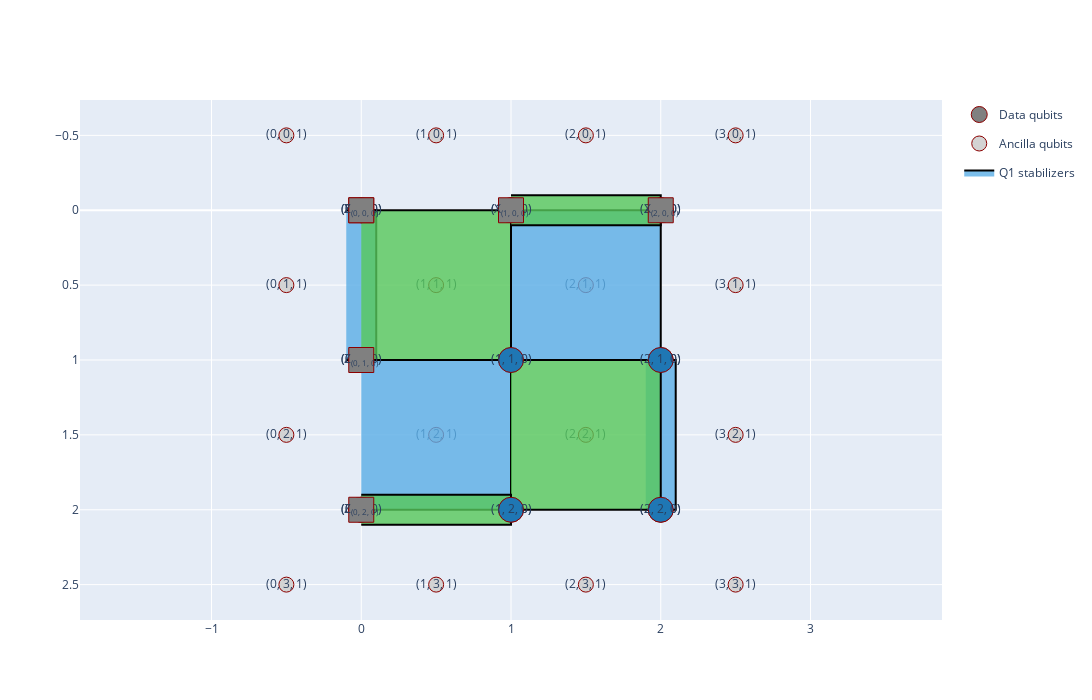

The code cell stored with this chart in its notebook:
### Code cell
d = 3
starting_state = "-"

Q1 = RotSurfCode(
    id="Q1",
    dx=d,
    dz=d,
)
circ = SquareLattice(name="", rows=d, cols=d)
circ.add_logical_qubit(Q1)

qecplot = QECPlot(circ)
qecplot.plot_logical_qubit("Q1")
qecplot.show()

circ.init("Q1", starting_state)

QEC_rounds_uuids = []

round_uuid = circ.add_par_def_syndrome_extraction_circuit_all_log_qbs()
QEC_rounds_uuids.append(round_uuid[0])

if starting_state in [0, 1, "0", "1"]:
    final_RO_id = circ.m_log_z("Q1")
elif starting_state in ["+", "-"]:
    final_RO_id = circ.m_log_x("Q1")
final_RO_id

### Figure 1 — Plotly figure (JSON) as saved in the notebook; plotly's stock layout.template omitted (floating-point values rounded to 4 significant figures)
{"data": [{"hoverinfo": "text", "legendgroup": "qpu_dqbs", "marker": {"color": "gray", "line": {"color": "darkred", "width": 1}, "size": 25, "symbol": "circle"}, "mode": "markers+text", "name": "Data qubits", "showlegend": true, "text": "(0, 0, 0)", "textposition": "middle center", "type": "scatter", "x": [0], "y": [0]}, {"hoverinfo": "text", "legendgroup": "qpu_dqbs", "marker": {"color": "gray", "line": {"color": "darkred", "width": 1}, "size": 25, "symbol": "circle"}, "mode": "markers+text", "name": "Data qubits", "showlegend": false, "text": "(1, 0, 0)", "textposition": "middle center", "type": "scatter", "x": [1], "y": [0]}, {"hoverinfo": "text", "legendgroup": "qpu_dqbs", "marker": {"color": "gray", "line": {"color": "darkred", "width": 1}, "size": 25, "symbol": "circle"}, "mode": "markers+text", "name": "Data qubits", "showlegend": false, "text": "(2, 0, 0)", "textposition": "middle center", "type": "scatter", "x": [2], "y": [0]}, {"hoverinfo": "text", "legendgroup": "qpu_dqbs", "marker": {"color": "gray", "line": {"color": "darkred", "width": 1}, "size": 25, "symbol": "circle"}, "mode": "markers+text", "name": "Data qubits", "showlegend": false, "text": "(0, 1, 0)", "textposition": "middle center", "type": "scatter", "x": [0], "y": [1]}, {"hoverinfo": "text", "legendgroup": "qpu_dqbs", "marker": {"color": "gray", "line": {"color": "darkred", "width": 1}, "size": 25, "symbol": "circle"}, "mode": "markers+text", "name": "Data qubits", "showlegend": false, "text": "(1, 1, 0)", "textposition": "middle center", "type": "scatter", "x": [1], "y": [1]}, {"hoverinfo": "text", "legendgroup": "qpu_dqbs", "marker": {"color": "gray", "line": {"color": "darkred", "width": 1}, "size": 25, "symbol": "circle"}, "mode": "markers+text", "name": "Data qubits", "showlegend": false, "text": "(2, 1, 0)", "textposition": "middle center", "type": "scatter", "x": [2], "y": [1]}, {"hoverinfo": "text", "legendgroup": "qpu_dqbs", "marker": {"color": "gray", "line": {"color": "darkred", "width": 1}, "size": 25, "symbol": "circle"}, "mode": "markers+text", "name": "Data qubits", "showlegend": false, "text": "(0, 2, 0)", "textposition": "middle center", "type": "scatter", "x": [0], "y": [2]}, {"hoverinfo": "text", "legendgroup": "qpu_dqbs", "marker": {"color": "gray", "line": {"color": "darkred", "width": 1}, "size": 25, "symbol": "circle"}, "mode": "markers+text", "name": "Data qubits", "showlegend": false, "text": "(1, 2, 0)", "textposition": "middle center", "type": "scatter", "x": [1], "y": [2]}, {"hoverinfo": "text", "legendgroup": "qpu_dqbs", "marker": {"color": "gray", "line": {"color": "darkred", "width": 1}, "size": 25, "symbol": "circle"}, "mode": "markers+text", "name": "Data qubits", "showlegend": false, "text": "(2, 2, 0)", "textposition": "middle center", "type": "scatter", "x": [2], "y": [2]}, {"hoverinfo": "text", "legendgroup": "qpu_aqbs", "marker": {"color": "lightgray", "line": {"color": "darkred", "width": 1}, "size": 15, "symbol": "circle"}, "mode": "markers+text", "name": "Ancilla qubits", "showlegend": true, "text": "(0, 0, 1)", "textposition": "middle center", "type": "scatter", "x": [-0.5], "y": [-0.5]}, {"hoverinfo": "text", "legendgroup": "qpu_aqbs", "marker": {"color": "lightgray", "line": {"color": "darkred", "width": 1}, "size": 15, "symbol": "circle"}, "mode": "markers+text", "name": "Ancilla qubits", "showlegend": false, "text": "(1, 0, 1)", "textposition": "middle center", "type": "scatter", "x": [0.5], "y": [-0.5]}, {"hoverinfo": "text", "legendgroup": "qpu_aqbs", "marker": {"color": "lightgray", "line": {"color": "darkred", "width": 1}, "size": 15, "symbol": "circle"}, "mode": "markers+text", "name": "Ancilla qubits", "showlegend": false, "text": "(2, 0, 1)", "textposition": "middle center", "type": "scatter", "x": [1.5], "y": [-0.5]}, {"hoverinfo": "text", "legendgroup": "qpu_aqbs", "marker": {"color": "lightgray", "line": {"color": "darkred", "width": 1}, "size": 15, "symbol": "circle"}, "mode": "markers+text", "name": "Ancilla qubits", "showlegend": false, "text": "(3, 0, 1)", "textposition": "middle center", "type": "scatter", "x": [2.5], "y": [-0.5]}, {"hoverinfo": "text", "legendgroup": "qpu_aqbs", "marker": {"color": "lightgray", "line": {"color": "darkred", "width": 1}, "size": 15, "symbol": "circle"}, "mode": "markers+text", "name": "Ancilla qubits", "showlegend": false, "text": "(0, 1, 1)", "textposition": "middle center", "type": "scatter", "x": [-0.5], "y": [0.5]}, {"hoverinfo": "text", "legendgroup": "qpu_aqbs", "marker": {"color": "lightgray", "line": {"color": "darkred", "width": 1}, "size": 15, "symbol": "circle"}, "mode": "markers+text", "name": "Ancilla qubits", "showlegend": false, "text": "(1, 1, 1)", "textposition": "middle center", "type": "scatter", "x": [0.5], "y": [0.5]}, {"hoverinfo": "text", "legendgroup": "qpu_aqbs", "marker": {"color": "lightgray", "line": {"color": "darkred", "width": 1}, "size": 15, "symbol": "circle"}, "mode": "markers+text", "name": "Ancilla qubits", "showlegend": false, "text": "(2, 1, 1)", "textposition": "middle center", "type": "scatter", "x": [1.5], "y": [0.5]}, {"hoverinfo": "text", "legendgroup": "qpu_aqbs", "marker": {"color": "lightgray", "line": {"color": "darkred", "width": 1}, "size": 15, "symbol": "circle"}, "mode": "markers+text", "name": "Ancilla qubits", "showlegend": false, "text": "(3, 1, 1)", "textposition": "middle center", "type": "scatter", "x": [2.5], "y": [0.5]}, {"hoverinfo": "text", "legendgroup": "qpu_aqbs", "marker": {"color": "lightgray", "line": {"color": "darkred", "width": 1}, "size": 15, "symbol": "circle"}, "mode": "markers+text", "name": "Ancilla qubits", "showlegend": false, "text": "(0, 2, 1)", "textposition": "middle center", "type": "scatter", "x": [-0.5], "y": [1.5]}, {"hoverinfo": "text", "legendgroup": "qpu_aqbs", "marker": {"color": "lightgray", "line": {"color": "darkred", "width": 1}, "size": 15, "symbol": "circle"}, "mode": "markers+text", "name": "Ancilla qubits", "showlegend": false, "text": "(1, 2, 1)", "textposition": "middle center", "type": "scatter", "x": [0.5], "y": [1.5]}, {"hoverinfo": "text", "legendgroup": "qpu_aqbs", "marker": {"color": "lightgray", "line": {"color": "darkred", "width": 1}, "size": 15, "symbol": "circle"}, "mode": "markers+text", "name": "Ancilla qubits", "showlegend": false, "text": "(2, 2, 1)", "textposition": "middle center", "type": "scatter", "x": [1.5], "y": [1.5]}, {"hoverinfo": "text", "legendgroup": "qpu_aqbs", "marker": {"color": "lightgray", "line": {"color": "darkred", "width": 1}, "size": 15, "symbol": "circle"}, "mode": "markers+text", "name": "Ancilla qubits", "showlegend": false, "text": "(3, 2, 1)", "textposition": "middle center", "type": "scatter", "x": [2.5], "y": [1.5]}, {"hoverinfo": "text", "legendgroup": "qpu_aqbs", "marker": {"color": "lightgray", "line": {"color": "darkred", "width": 1}, "size": 15, "symbol": "circle"}, "mode": "markers+text", "name": "Ancilla qubits", "showlegend": false, "text": "(0, 3, 1)", "textposition": "middle center", "type": "scatter", "x": [-0.5], "y": [2.5]}, {"hoverinfo": "text", "legendgroup": "qpu_aqbs", "marker": {"color": "lightgray", "line": {"color": "darkred", "width": 1}, "size": 15, "symbol": "circle"}, "mode": "markers+text", "name": "Ancilla qubits", "showlegend": false, "text": "(1, 3, 1)", "textposition": "middle center", "type": "scatter", "x": [0.5], "y": [2.5]}, {"hoverinfo": "text", "legendgroup": "qpu_aqbs", "marker": {"color": "lightgray", "line": {"color": "darkred", "width": 1}, "size": 15, "symbol": "circle"}, "mode": "markers+text", "name": "Ancilla qubits", "showlegend": false, "text": "(2, 3, 1)", "textposition": "middle center", "type": "scatter", "x": [1.5], "y": [2.5]}, {"hoverinfo": "text", "legendgroup": "qpu_aqbs", "marker": {"color": "lightgray", "line": {"color": "darkred", "width": 1}, "size": 15, "symbol": "circle"}, "mode": "markers+text", "name": "Ancilla qubits", "showlegend": false, "text": "(3, 3, 1)", "textposition": "middle center", "type": "scatter", "x": [2.5], "y": [2.5]}, {"fill": "toself", "fillcolor": "rgba(90,174,230,0.8)", "hoverinfo": "none", "legendgroup": "stabs_Q1", "line": {"color": "black", "width": 2}, "mode": "lines", "name": "Q1 stabilizers", "showlegend": true, "type": "scatter", "x": [1, 2, 2, 1, 1], "y": [0, 0, 1, 1, 1]}, {"fill": "toself", "fillcolor": "rgba(90,174,230,0.8)", "hoverinfo": "none", "legendgroup": "stabs_Q1", "line": {"color": "black", "width": 2}, "mode": "lines", "name": "Q1 stabilizers", "showlegend": false, "type": "scatter", "x": [0, 1, 1, 0, 0], "y": [1, 1, 2, 2, 2]}, {"fill": "toself", "fillcolor": "rgba(90,174,230,0.8)", "hoverinfo": "none", "legendgroup": "stabs_Q1", "line": {"color": "black", "width": 2}, "mode": "lines", "name": "Q1 stabilizers", "showlegend": false, "type": "scatter", "x": [-0.1, 0.1, 0.1, -0.1, -0.1], "y": [0, 0, 1, 1, 1]}, {"fill": "toself", "fillcolor": "rgba(90,174,230,0.8)", "hoverinfo": "none", "legendgroup": "stabs_Q1", "line": {"color": "black", "width": 2}, "mode": "lines", "name": "Q1 stabilizers", "showlegend": false, "type": "scatter", "x": [1.9, 2.1, 2.1, 1.9, 1.9], "y": [1, 1, 2, 2, 2]}, {"fill": "toself", "fillcolor": "rgba(87,201,90,0.8)", "hoverinfo": "none", "legendgroup": "stabs_Q1", "line": {"color": "black", "width": 2}, "mode": "lines", "name": "Q1 stabilizers", "showlegend": false, "type": "scatter", "x": [0, 1, 1, 0, 0], "y": [0, 0, 1, 1, 1]}, {"fill": "toself", "fillcolor": "rgba(87,201,90,0.8)", "hoverinfo": "none", "legendgroup": "stabs_Q1", "line": {"color": "black", "width": 2}, "mode": "lines", "name": "Q1 stabilizers", "showlegend": false, "type": "scatter", "x": [1, 2, 2, 1, 1], "y": [1, 1, 2, 2, 2]}, {"fill": "toself", "fillcolor": "rgba(87,201,90,0.8)", "hoverinfo": "none", "legendgroup": "stabs_Q1", "line": {"color": "black", "width": 2}, "mode": "lines", "name": "Q1 stabilizers", "showlegend": false, "type": "scatter", "x": [0, 1, 1, 0, 0], "y": [1.9, 1.9, 2.1, 2.1, 2.1]}, {"fill": "toself", "fillcolor": "rgba(87,201,90,0.8)", "hoverinfo": "none", "legendgroup": "stabs_Q1", "line": {"color": "black", "width": 2}, "mode": "lines", "name": "Q1 stabilizers", "showlegend": false, "type": "scatter", "x": [1, 2, 2, 1, 1], "y": [-0.1, -0.1, 0.1, 0.1, 0.1]}, {"hoverinfo": "text", "legendgroup": "", "marker": {"color": "#1f77b4", "line": {"color": "darkred", "width": 1}, "size": 25, "symbol": "circle"}, "mode": "markers+text", "name": "", "showlegend": false, "text": "(1, 0, 0)", "textposition": "middle center", "type": "scatter", "x": [1], "y": [0]}, {"hoverinfo": "text", "legendgroup": "", "marker": {"color": "#1f77b4", "line": {"color": "darkred", "width": 1}, "size": 25, "symbol": "circle"}, "mode": "markers+text", "name": "", "showlegend": false, "text": "(2, 0, 0)", "textposition": "middle center", "type": "scatter", "x": [2], "y": [0]}, {"hoverinfo": "text", "legendgroup": "", "marker": {"color": "#1f77b4", "line": {"color": "darkred", "width": 1}, "size": 25, "symbol": "circle"}, "mode": "markers+text", "name": "", "showlegend": false, "text": "(1, 1, 0)", "textposition": "middle center", "type": "scatter", "x": [1], "y": [1]}, {"hoverinfo": "text", "legendgroup": "", "marker": {"color": "#1f77b4", "line": {"color": "darkred", "width": 1}, "size": 25, "symbol": "circle"}, "mode": "markers+text", "name": "", "showlegend": false, "text": "(2, 1, 0)", "textposition": "middle center", "type": "scatter", "x": [2], "y": [1]}, {"hoverinfo": "text", "legendgroup": "", "marker": {"color": "#1f77b4", "line": {"color": "darkred", "width": 1}, "size": 25, "symbol": "circle"}, "mode": "markers+text", "name": "", "showlegend": false, "text": "(0, 1, 0)", "textposition": "middle center", "type": "scatter", "x": [0], "y": [1]}, {"hoverinfo": "text", "legendgroup": "", "marker": {"color": "#1f77b4", "line": {"color": "darkred", "width": 1}, "size": 25, "symbol": "circle"}, "mode": "markers+text", "name": "", "showlegend": false, "text": "(0, 2, 0)", "textposition": "middle center", "type": "scatter", "x": [0], "y": [2]}, {"hoverinfo": "text", "legendgroup": "", "marker": {"color": "#1f77b4", "line": {"color": "darkred", "width": 1}, "size": 25, "symbol": "circle"}, "mode": "markers+text", "name": "", "showlegend": false, "text": "(1, 2, 0)", "textposition": "middle center", "type": "scatter", "x": [1], "y": [2]}, {"hoverinfo": "text", "legendgroup": "", "marker": {"color": "#1f77b4", "line": {"color": "darkred", "width": 1}, "size": 25, "symbol": "circle"}, "mode": "markers+text", "name": "", "showlegend": false, "text": "(0, 0, 0)", "textposition": "middle center", "type": "scatter", "x": [0], "y": [0]}, {"hoverinfo": "text", "legendgroup": "", "marker": {"color": "#1f77b4", "line": {"color": "darkred", "width": 1}, "size": 25, "symbol": "circle"}, "mode": "markers+text", "name": "", "showlegend": false, "text": "(2, 2, 0)", "textposition": "middle center", "type": "scatter", "x": [2], "y": [2]}, {"hoverinfo": "text", "legendgroup": "", "marker": {"color": "gray", "line": {"color": "darkred", "width": 1}, "size": 25, "symbol": "square"}, "mode": "markers+text", "name": "", "showlegend": false, "text": "X<sub>(0, 0, 0)</sub>", "textposition": "middle center", "type": "scatter", "x": [0], "y": [0]}, {"hoverinfo": "text", "legendgroup": "", "marker": {"color": "gray", "line": {"color": "darkred", "width": 1}, "size": 25, "symbol": "square"}, "mode": "markers+text", "name": "", "showlegend": false, "text": "X<sub>(1, 0, 0)</sub>", "textposition": "middle center", "type": "scatter", "x": [1], "y": [0]}, {"hoverinfo": "text", "legendgroup": "", "marker": {"color": "gray", "line": {"color": "darkred", "width": 1}, "size": 25, "symbol": "square"}, "mode": "markers+text", "name": "", "showlegend": false, "text": "X<sub>(2, 0, 0)</sub>", "textposition": "middle center", "type": "scatter", "x": [2], "y": [0]}, {"hoverinfo": "text", "legendgroup": "", "marker": {"color": "gray", "line": {"color": "darkred", "width": 1}, "size": 25, "symbol": "square"}, "mode": "markers+text", "name": "", "showlegend": false, "text": "Z<sub>(0, 0, 0)</sub>", "textposition": "middle center", "type": "scatter", "x": [0], "y": [0]}, {"hoverinfo": "text", "legendgroup": "", "marker": {"color": "gray", "line": {"color": "darkred", "width": 1}, "size": 25, "symbol": "square"}, "mode": "markers+text", "name": "", "showlegend": false, "text": "Z<sub>(0, 1, 0)</sub>", "textposition": "middle center", "type": "scatter", "x": [0], "y": [1]}, {"hoverinfo": "text", "legendgroup": "", "marker": {"color": "gray", "line": {"color": "darkred", "width": 1}, "size": 25, "symbol": "square"}, "mode": "markers+text", "name": "", "showlegend": false, "text": "Z<sub>(0, 2, 0)</sub>", "textposition": "middle center", "type": "scatter", "x": [0], "y": [2]}], "layout": {"height": 700, "showlegend": true, "width": 1100, "xaxis": {"anchor": "y", "domain": [0, 1], "showgrid": true, "visible": true, "zeroline": false}, "yaxis": {"anchor": "x", "autorange": "reversed", "domain": [0, 1], "scaleanchor": "x", "scaleratio": 1, "showgrid": true, "visible": true}}}
